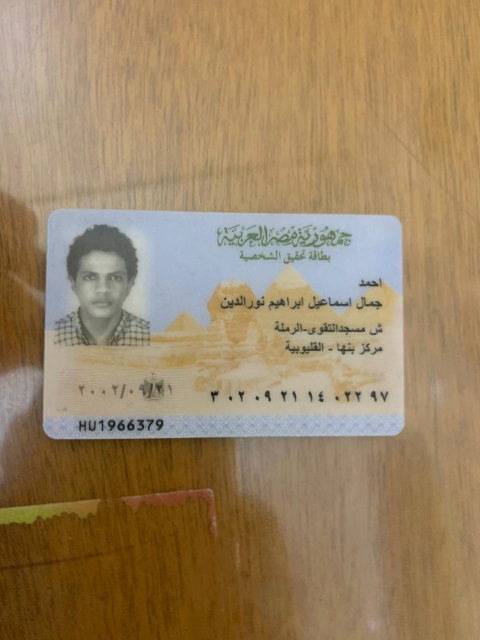
#> input picture 0_IDs_input/ahmed_id1.jpg, 960 x 1280 px (shown at 1/2 size)
$ python rectify.py 0_IDs_input out   (older library calls are emulated)
#> lines starting #> are read from the running program, lines starting #| are printed output that depends on the picture; after the words box and inside, x2 and y2 are one past the last pixel; in counts of white or black regions, pixels touching at a corner belong together
# python rectify.py 0_IDs_input/  1_IDs_rectified/

import os
import sys
import cv2
import imutils
import time
import numpy as np
from os.path import join as pjoin
from skimage import exposure, img_as_ubyte
from imutils.perspective import four_point_transform
from itertools import combinations

"""
Classical edge detection function
"""
def detect_edge(img):
    gray = cv2.cvtColor(img, cv2.COLOR_BGR2GRAY)
    gray = cv2.normalize(gray, None, 0, 255, cv2.NORM_MINMAX)

    mean_gray = cv2.mean(gray)
    TH_LIGHT = 150      # brightness threshold
    if mean_gray[0] > TH_LIGHT:
        gray = exposure.adjust_gamma(gray, gamma=6)     # darken if the image is very bright
        gray = exposure.equalize_adapthist(gray, kernel_size=None, clip_limit=0.02)
        gray = img_as_ubyte(gray)

    kernel = np.ones((15, 15), np.uint8)
    # denoise (morph close → median blur → bilateral filter)
    closing = cv2.morphologyEx(gray, cv2.MORPH_CLOSE, kernel)   # closing (dilation then erosion)
    blurred = cv2.medianBlur(closing, 5)    # remove salt and pepper noise
    blurred = cv2.bilateralFilter(blurred, d=0, sigmaColor=15, sigmaSpace=10) # smoothing

    # edge detection using canny
    edged = cv2.Canny(blurred, 75, 200)

    return edged

"""
Helper to get the intersection between two lines
"""
def cross_point(line1, line2):
    x = 0
    y = 0
    x1 = line1[0]; y1 = line1[1]; x2 = line1[2]; y2 = line1[3]  # line 1 two end points
    x3 = line2[0]; y3 = line2[1]; x4 = line2[2]; y4 = line2[3]  # line 2 two end points

    # Line 1 slope k1 and bias b1
    if (x2 - x1) == 0:
        k1 = None   # slope = inf => vertical line
    else:
        k1 = (y2 - y1) * 1.0 / (x2 - x1)
        b1 = y1 * 1.0 - x1 * k1 * 1.0
    # Line 2 slope k2 and bias b2
    if (x4 - x3) == 0:
        k2 = None   # slope = inf
        b2 = 0
    else:
        k2 = (y4 - y3) * 1.0 / (x4 - x3)
        b2 = y3 * 1.0 - x3 * k2 * 1.0
    #
    if k1 is None:
        if not k2 is None:
            x = x1  # x is const for vertical lines
            y = k2 * x1 + b2 # the y for that const x
    elif k2 is None:
        x = x3
        y = k1 * x3 + b1
    elif not k2 == k1:  # here: y1 = k1 x1 + b1 = k2 x1 + b2
        x = (b2 - b1) * 1.0 / (k1 - k2)
        y = k1 * x * 1.0 + b1 * 1.0

    return [x, y]

"""
Helper to get the angle between two lines
"""
def get_angle(start_point, mid_point, end_point):  # __|
    # MA vector length
    ma_x = start_point[0][0] - mid_point[0][0]
    ma_y = start_point[0][1] - mid_point[0][1]
    ma_val2 = ma_x * ma_x + ma_y * ma_y
    # MB vector length
    mb_x = end_point[0][0] - mid_point[0][0]
    mb_y = end_point[0][1] - mid_point[0][1]
    mb_val2 = mb_x * mb_x + mb_y * mb_y
    # AB vector length
    ab_x = start_point[0][0] - end_point[0][0]
    ab_y = start_point[0][1] - end_point[0][1]
    ab_val2 = ab_x * ab_x + ab_y * ab_y
    # AB^2 = MA^2 +  MB^2 − 2 * MA * MB cos(AMB)
    cos_M = (ma_val2 + mb_val2 - ab_val2) / (2 * np.sqrt(ma_val2) * np.sqrt(mb_val2))
    angle = np.arccos(cos_M) / np.pi * 180  # angle in radian then convert to deg
    return angle

"""
Helper to check we got an approx rectangualar ( right angles)
"""
def checked_valid_corners(approx):
    hull = cv2.convexHull(approx)   # get CCW points
    TH_ANGLE = 45   # tolearance to check if a right angle
    if len(hull) == 4:
        # loop to check angle by angle   __|
        for i in range(4):
            p1 = hull[(i - 1) % 4]
            p2 = hull[i]
            p3 = hull[(i + 1) % 4]
            angel = get_angle(p1, p2, p3)
            if 90 - TH_ANGLE < angel < 90 + TH_ANGLE:   # (45 - 135)
                continue
            else:
                raise Exception("Corner not valid (not right angle)")
    else:
        raise Exception("Got less than 4 corners")
    return True

"""
Four corners detection functions
"""
def get_cnt(edged, img, ratio):
    kernel = np.ones((3, 3), np.uint8)
    edged = cv2.dilate(edged, kernel, iterations=1)     # tiny dilation to fix small unconnected lines
    mask = np.zeros((edged.shape[0], edged.shape[1]), np.uint8)
    mask[10:edged.shape[0] - 10, 10:edged.shape[1] - 10] = 1    # turn off the false edges of the image
    edged = edged * mask

    cnts = cv2.findContours(edged.copy(), cv2.RETR_EXTERNAL, cv2.CHAIN_APPROX_NONE)
    cnts = cnts[0] if imutils.is_cv2(or_better=True) else cnts[1]
    cnts = sorted(cnts, key=lambda c: cv2.arcLength(c, True), reverse=True)
    edgelines = np.zeros(edged.shape, np.uint8)
    cNum = 4

    for i in range(min(cNum, len(cnts))):
        TH = 1 / 20.0       # contour perimeter threshold
        if cv2.contourArea(cnts[i]) < TH * img.shape[0] * img.shape[1]:
            # whiten the small contours (not our goal)
            cv2.drawContours(edgelines, [cnts[i]], 0, (255, 255, 255), -1)
        else:
            # black our goal contour
            cv2.drawContours(edgelines, [cnts[i]], 0, (1, 1, 1), -1) # big contour is the card
            edgelines = edgelines * edged
            break
        # whiten other areas (not our goal)
        cv2.drawContours(edgelines, [cnts[i]], 0, (255, 255, 255), -1)

    # Lines detector set of points x,y
    lines = cv2.HoughLines(edgelines, 1, np.pi / 180, 200) # ρ = xcosθ + ysinθ
    if lines is None or len(lines) < 4:
        raise Exception("Lines not found")

    strong_lines = np.zeros([4, 1, 2])
    n2 = 0
    for n1 in range(0, len(lines)):
        if n2 == 4:     # take four lines only
            break
        for rho, theta in lines[n1]:
            if n1 == 0:
                strong_lines[n2] = lines[n1]    # take first line as it is, check for the rest
                n2 = n2 + 1
            else:
                # check if line is close to others with tolerance 80 px
                c1 = np.isclose(abs(rho), abs(strong_lines[0:n2, 0, 0]), atol=80)
                # check if line is close to others in orientation (flipped norm) with tolerance 5 deg
                c2 = np.isclose(np.pi - theta, strong_lines[0:n2, 0, 1], atol=np.pi / 36)
                c = np.all([c1, c2], axis=0)
                if any(c):
                    continue
                # check others (I need the near line with diff angle and vice versa)
                closeness_rho = np.isclose(rho, strong_lines[0:n2, 0, 0], atol=40)
                closeness_theta = np.isclose(theta, strong_lines[0:n2, 0, 1], atol=np.pi / 36)
                closeness = np.all([closeness_rho, closeness_theta], axis=0)
                if not any(closeness) and n2 < 4 and theta != 0:        # this is "NOT ANDing"
                    strong_lines[n2] = lines[n1]
                    n2 = n2 + 1

    # converting rho and theta to long lines usign ρ = xcosθ + ysinθ
    lines1 = np.zeros((len(strong_lines), 4), dtype=int)
    for i in range(0, len(strong_lines)):
        rho, theta = strong_lines[i][0][0], strong_lines[i][0][1]
        a = np.cos(theta); b = np.sin(theta)
        x0 = a * rho; y0 = b * rho
        # 1000 to make them very distant
        lines1[i][0] = int(x0 + 1000 * (-b))
        lines1[i][1] = int(y0 + 1000 * (a))
        lines1[i][2] = int(x0 - 1000 * (-b))
        lines1[i][3] = int(y0 - 1000 * (a))

    # get the 4 rgiht intersections, 4 lines -> 6 intersection (2 outside image due to non ideal parallelism)
    approx = np.zeros((len(strong_lines), 1, 2), dtype=int)
    index = 0
    combs = list((combinations(lines1, 2))) # 6 combinations
    for twoLines in combs:
        x1, y1, x2, y2 = twoLines[0]
        x3, y3, x4, y4 = twoLines[1]
        [x, y] = cross_point([x1, y1, x2, y2], [x3, y3, x4, y4]) # get the intersection between two lines and check inside image
        if 0 < x < img.shape[1] and 0 < y < img.shape[0] and index < 4:
            # cv2.circle(img, (int(x), int(y)), 5, (0, 0, 255), 3)
            approx[index] = (int(x), int(y))
            index = index + 1

    # check valid rgiht angle corners
    if checked_valid_corners(approx):
        return approx * ratio

"""
Image post processing functions
"""
def postprocess(img, ratio):
    # crop the dark edging from lightening
    img = img[int(2*ratio+15):img.shape[0] - int(2*ratio),
              int(int(2*ratio)*2):img.shape[1] - int(int(2* ratio)*2), :]

    # keep the ratio as the egyptian card ration
    if img.shape[0] < img.shape[1]:
        img = cv2.resize(img, (img.shape[1], int(img.shape[1] / 1000 * 630.84)))
    else:
        img = cv2.resize(img, (img.shape[1], int(img.shape[1] / 630.84 * 1000)))

    # rotate  90deg if the highet > width (the card is 90deg oriented)
    if img.shape[0] > img.shape[1]:
        img = cv2.transpose(img)
        img = cv2.flip(img, 0)
    return img

"""
Run nference on the input images (whole directory)
"""
def inference_all(input_dir, output_dir):
#> called with input_dir = '0_IDs_input', output_dir = 'out'
    count = 0
    image_process_size = 1000
    file_list = os.listdir(input_dir)

    for i in range(0, len(file_list)):
        in_path = os.path.join(input_dir, file_list[i])
        name = os.path.splitext(file_list[i])[0]
        out_path = os.path.join(output_dir, name + ".png")

        image = cv2.imread(in_path)
#> image is the input picture: shape (1280, 960, 3); mean B, G, R 99.9, 132.5, 155.3
        img = cv2.resize(image, (image_process_size, int(image_process_size * image.shape[0] / image.shape[1])))    # (W, H) -> (1000, 1000*H/W))
        ratio = image.shape[1] / image_process_size     # W_old / 1000
#> ratio = 0.96

        try:
            edged = detect_edge(img)
#> in detect_edge, `gray = cv2.normalize(gray, None, 0, 255, cv2.NORM_MINMAX)`:
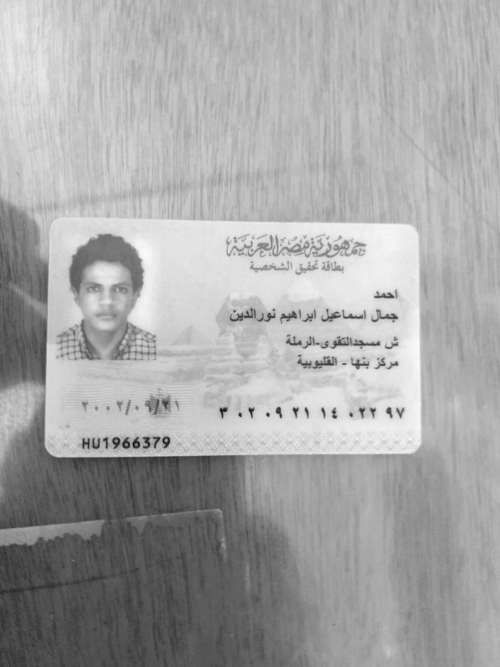
#> gray: shape (1333, 1000) (shown at 1/2 size); min 0, max 255, mean 166.4
#> in detect_edge, `mean_gray = cv2.mean(gray)`: mean_gray = (166.4, 0, 0, 0)
#> in detect_edge, `gray = exposure.adjust_gamma(gray, gamma=6)`:
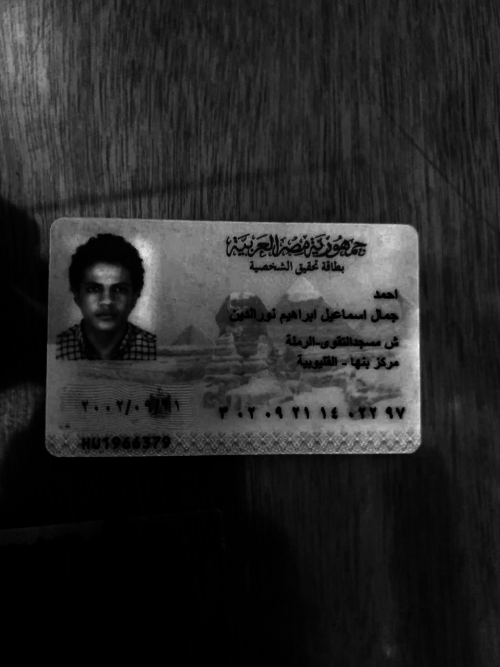
#> gray: shape (1333, 1000) (shown at 1/2 size); min 0, max 255, mean 39.3
#> in detect_edge, `closing = cv2.morphologyEx(gray, cv2.MORPH_CLOSE, kernel)`:
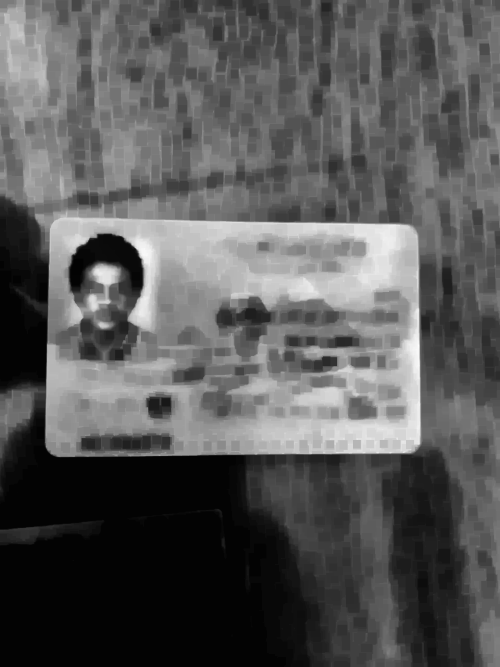
#> closing: shape (1333, 1000) (shown at 1/2 size); min 2, max 255, mean 87.5
#> in detect_edge, `edged = cv2.Canny(blurred, 75, 200)`:
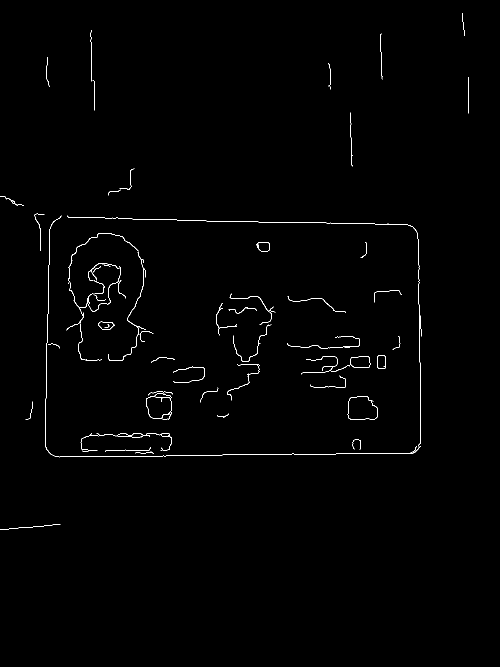
#> edged: shape (1333, 1000) (shown at 1/2 size); 0.65% white in thin lines or dots, all inside (x1, y1, x2, y2) = (0, 26, 938, 1060)
            # cv2.imshow('edges', edged)
            # cv2.waitKey(0)
            # cv2.destroyAllWindows()
            corners = get_cnt(edged, img, ratio)
#> in get_cnt, `edged = cv2.dilate(edged, kernel, iterations=1)`:
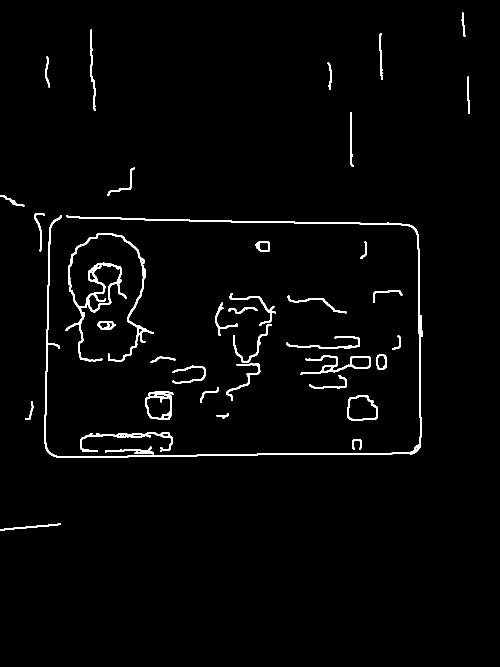
#> edged: shape (1333, 1000) (shown at 1/2 size); 2.1% white; 38 white regions, largest, box (x1, y1, x2, y2) and area: (89, 430, 845, 916) 7694, (131, 466, 308, 723) 4965, (160, 865, 345, 904) 1343
#> in get_cnt, `edged = edged * mask`: edged: shape (1333, 1000); 2.1% white; 38 white regions
#> in get_cnt, `cnts = cv2.findContours(edged.copy(), cv2.RETR_EXTERNAL, cv2.CHAIN_APP..`: cnts = 38 contours; largest, box (x1, y1, x2, y2) and area: (131, 466, 308, 723) 6508, (89, 430, 845, 916) 5314, (291, 782, 347, 840) 2606, (694, 791, 756, 841) 2542, (601, 711, 742, 750) 1606
#> the loop in get_cnt, `for i in range(min(cNum, len(cnts))):` made 4 passes
#> after the loop in get_cnt, `for i in range(min(cNum, len(cnts))):`:
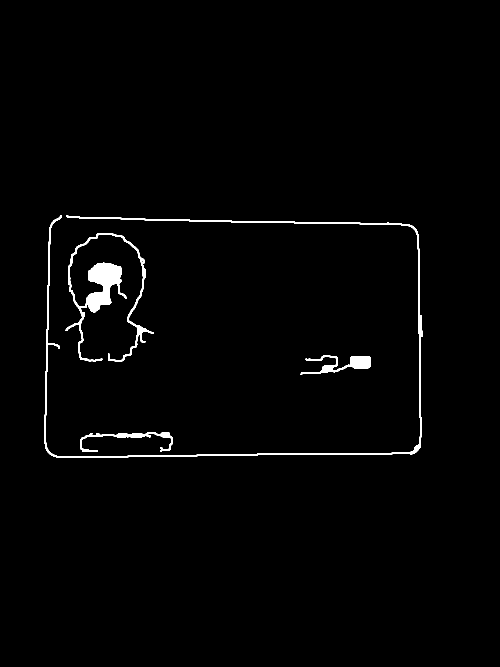
#> edgelines: shape (1333, 1000) (shown at 1/2 size); 1.4% white; 4 white regions, box (x1, y1, x2, y2) and area: (89, 430, 845, 916) 7708, (131, 466, 308, 723) 7495, (601, 711, 742, 750) 1859, (160, 865, 345, 904) 1475
#> in get_cnt, `lines = cv2.HoughLines(edgelines, 1, np.pi / 180, 200)`: lines = [[434, 1.59], [918, 1.55], [106, 0.0175], [-827, 3.12], [908, 1.57], [427, 1.61], [912, 1.57], [839, 0], [117, 0.0349], [445, 1.57]]
#> the loop in get_cnt, `for n1 in range(0, len(lines)):` made 5 passes
#> after the loop in get_cnt, `for n1 in range(0, len(lines)):`: n2 = 4; strong_lines = [[434, 1.59], [918, 1.55], [106, 0.0175], [-827, 3.12]]
#> in get_cnt, `lines1 = np.zeros((len(strong_lines), 4), dtype=int)`: lines1 = [[0, 0, 0, 0], [0, 0, 0, 0], [0, 0, 0, 0], [0, 0, 0, 0]]
#> the loop in get_cnt, `for i in range(0, len(strong_lines)):` made 4 passes
#> (rho, theta, a, b, x0, y0) on passes 1 to 4: (434, 1.59, -0.0175, 1, -7.57, 433.9), (918, 1.55, 0.0175, 1, 16.02, 917.9), (106, 0.0175, 1, 0.0175, 106, 1.85), (-827, 3.12, -1, 0.0175, 826.9, -14.43)
#> after the loop in get_cnt, `for i in range(0, len(strong_lines)):`: lines1 = [[-1007, 416, 992, 451], [-983, 935, 1015, 900], [88, 1001, 123, -997], [809, -1014, 844, 985]]
#> in get_cnt, `approx = np.zeros((len(strong_lines), 1, 2), dtype=int)`: approx = [[0, 0], [0, 0], [0, 0], [0, 0]]
#> in get_cnt, `combs = list((combinations(lines1, 2)))`: combs = 6 items
#> the loop in get_cnt, `for twoLines in combs:` made 6 passes
#> after the loop in get_cnt, `for twoLines in combs:`: approx = [[97, 435], [834, 448], [89, 916], [842, 903]]; index = 4
#> in checked_valid_corners, `hull = cv2.convexHull(approx)`: hull = [[842, 903], [89, 916], [97, 435], [834, 448]]
#> the loop in checked_valid_corners, `for i in range(4):` made 4 passes
#> (p1, p2, p3, ma_x in get_angle, ma_y in get_angle, ma_val2 in get_angle, mb_x in get_angle, mb_y in get_angle) on passes 1 to 4: ([[834, 448]], [[842, 903]], [[89, 916]], -8, -455, 207089, -753, 13), ([[842, 903]], [[89, 916]], [[97, 435]], 753, -13, 567178, 8, -481), ([[89, 916]], [[97, 435]], [[834, 448]], -8, 481, 231425, 737, 13), ([[97, 435]], [[834, 448]], [[842, 903]], -737, -13, 543338, 8, 455)
#> corners = [[93.12, 417.6], [800.6, 430.1], [85.44, 879.4], [808.3, 866.9]]

            # get the four coners and the returns the oriented reactanglar card as horizontal one |___|
            result = four_point_transform(image, corners.reshape(4, 2))

            result = postprocess(result, ratio)
#> in postprocess, `img = img[int(2*ratio+15):img.shape[0] - int(2*ratio), int(int(2*ratio..`:
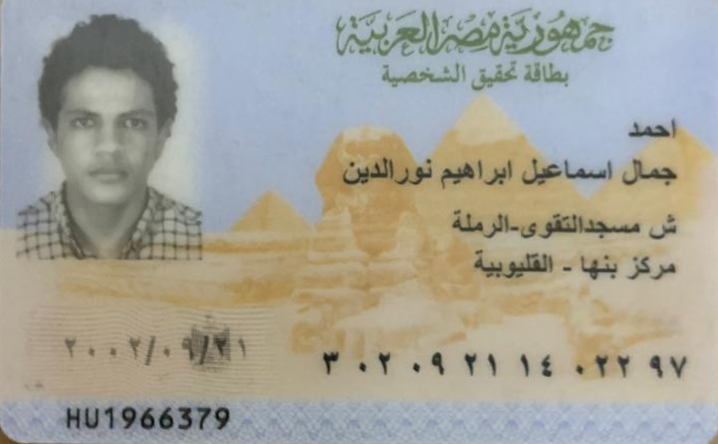
#> img: shape (444, 718, 3); mean of channels 0, 1, 2 152, 162.7, 164.8; drawn as B, G, R

            result = cv2.resize(result, (1000, 631), interpolation=cv2.INTER_AREA)      # 1000/631 = 1.584 is the original egyptian id card scale (W/H)
#> result: shape (631, 1000, 3)

            cv2.imwrite(out_path, result)
            print(f"Rectified image {1+count} saved in " + os.path.abspath(out_path))
            count = count + 1

        except Exception as e:
            print(f"Failed, {file_list[i]} can not be rectified, {e}")
#> pass 2 of the loop in inference_all, `for i in range(0, len(file_list)):`:
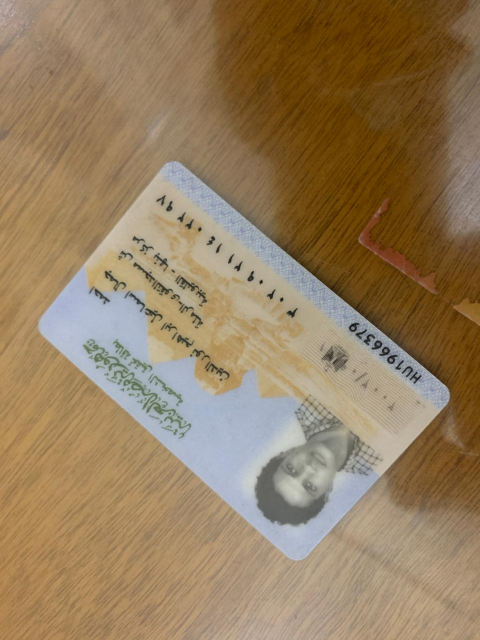
#> input picture 0_IDs_input/ahmed_id2.jpg, 960 x 1280 px (shown at 1/2 size)
#> in inference_all, image is the input picture: shape (1280, 960, 3); mean B, G, R 94.8, 126.4, 149.7
#> in get_cnt (call 2), `edged = cv2.dilate(edged, kernel, iterations=1)`:
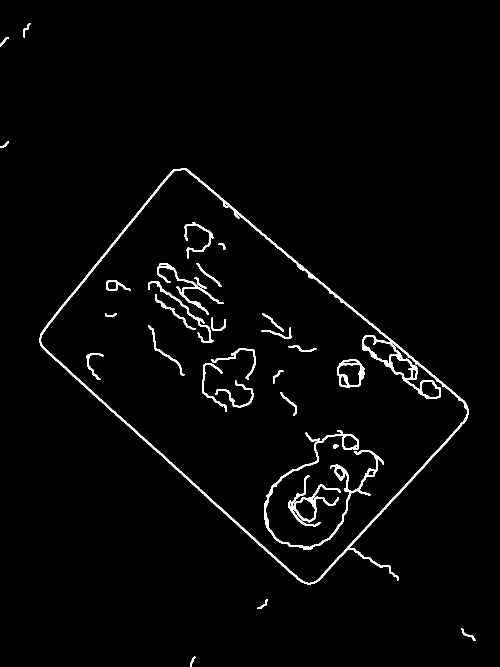
#> edged: shape (1333, 1000) (shown at 1/2 size); 2.2% white; 32 white regions, largest, box (x1, y1, x2, y2) and area: (79, 336, 937, 1169) 13193, (528, 860, 768, 1099) 4081, (576, 951, 682, 1053) 1855
#> cnts = 7 contours; box (x1, y1, x2, y2) and area: (79, 336, 937, 1169) 359680, (923, 1256, 951, 1282) 108, (46, 46, 61, 75) 86, (515, 1198, 536, 1218) 82, (10, 282, 18, 293) 34, (382, 1313, 391, 1323) 30, (10, 74, 18, 83) 24
#> the loop in get_cnt (call 2), `for i in range(min(cNum, len(cnts))):` made 1 pass
#> TH on pass 1: 0.05
#> lines = 20 rows, first 8: [20, 2.27], [460, 2.3], [1255, 0.75], [483, 0.681], [9, 2.29], [37, 2.25], [1252, 0.733], [443, 2.32]
#> the loop in get_cnt (call 2), `for n1 in range(0, len(lines)):` made 5 passes
#> after the loop in get_cnt (call 2), `for n1 in range(0, len(lines)):`: n2 = 4; strong_lines = [[20, 2.27], [460, 2.3], [1255, 0.75], [483, 0.681]]
#> in get_cnt (call 2), `lines1 = np.zeros((len(strong_lines), 4), dtype=int)`: lines1 = [[0, 0, 0, 0], [0, 0, 0, 0], [0, 0, 0, 0], [0, 0, 0, 0]]
#> the loop in get_cnt (call 2), `for i in range(0, len(strong_lines)):` made 4 passes
#> (rho, theta, a, b, x0, y0) on passes 1 to 4: (20, 2.27, -0.643, 0.766, -12.86, 15.32), (460, 2.3, -0.669, 0.743, -307.8, 341.8), (1255, 0.75, 0.731, 0.682, 917.8, 855.9), (483, 0.681, 0.777, 0.629, 375.4, 304)
#> after the loop in get_cnt (call 2), `for i in range(0, len(strong_lines)):`: lines1 = [[-778, -627, 753, 658], [-1050, -327, 435, 1010], [235, 1587, 1599, 124], [-253, 1081, 1004, -473]]
#> in get_cnt (call 2), `approx = np.zeros((len(strong_lines), 1, 2), dtype=int)`: approx = [[0, 0], [0, 0], [0, 0], [0, 0]]
#> the loop in get_cnt (call 2), `for twoLines in combs:` made 6 passes
#> after the loop in get_cnt (call 2), `for twoLines in combs:`: approx = [[948, 821], [357, 326], [618, 1175], [70, 681]]; index = 4
#> the loop in checked_valid_corners (call 2), `for i in range(4):` made 4 passes
#> (p1, p2, p3, ma_x in get_angle, ma_y in get_angle, ma_val2 in get_angle, mb_x in get_angle, mb_y in get_angle) on passes 1 to 4: ([[357, 326]], [[948, 821]], [[618, 1175]], -591, -495, 594306, -330, 354), ([[948, 821]], [[618, 1175]], [[70, 681]], 330, -354, 234216, -548, -494), ([[618, 1175]], [[70, 681]], [[357, 326]], 548, 494, 544340, 287, -355), ([[70, 681]], [[357, 326]], [[948, 821]], -287, 355, 208394, 591, 495)
#> corners = [[910.1, 788.2], [342.7, 313], [593.3, 1128], [67.2, 653.8]]
#> in postprocess (call 2), `img = img[int(2*ratio+15):img.shape[0] - int(2*ratio), int(int(2*ratio..`:
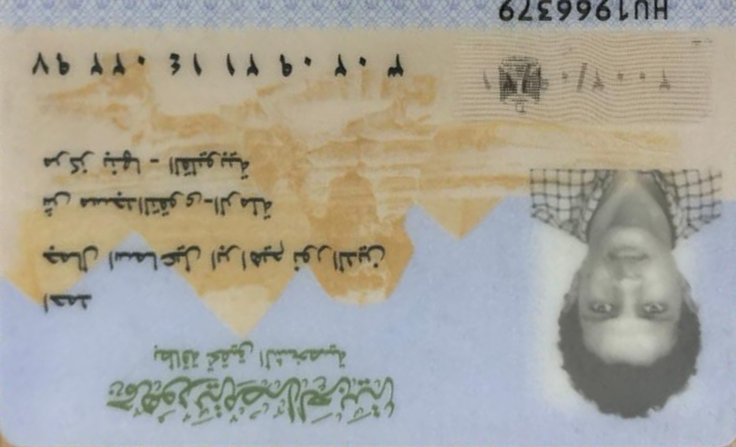
#> img: shape (447, 736, 3); mean of channels 0, 1, 2 153.6, 164.2, 167.7; drawn as B, G, R

    print(f"Done, rectified {count}/{len(file_list)} image")

if __name__ == "__main__":
    f, input_dir, output_dir = sys.argv
    inference_all(input_dir, output_dir)
